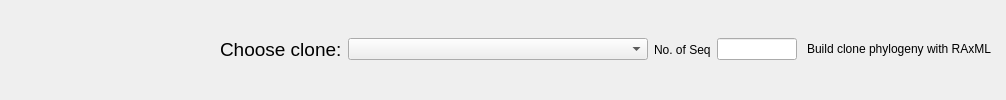
          <widget class="QWidget" name="tab_6">
           <attribute name="title">
            <string>Build Ig phylogeny for each clone</string>
           </attribute>
           <layout class="QGridLayout" name="gridLayout_40">
            <item row="0" column="2">
             <widget class="QComboBox" name="comboBoxTree">
              <property name="minimumSize">
               <size>
                <width>300</width>
                <height>0</height>
               </size>
              </property>
             </widget>
            </item>
            <item row="0" column="5">
             <widget class="QPushButton" name="toolButtonCloneRaxml">
              <property name="text">
               <string>Build clone phylogeny with RAxML</string>
              </property>
              <property name="icon">
               <iconset resource="Resources/VgenesResources.qrc">
                <normaloff>:/PNG-Icons/tree.png</normaloff>:/PNG-Icons/tree.png</iconset>
              </property>
              <property name="iconSize">
               <size>
                <width>25</width>
                <height>25</height>
               </size>
              </property>
              <property name="flat">
               <bool>true</bool>
              </property>
             </widget>
            </item>
            <item row="0" column="0">
             <spacer name="horizontalSpacer_19">
              <property name="orientation">
               <enum>Qt::Horizontal</enum>
              </property>
              <property name="sizeHint" stdset="0">
               <size>
                <width>209</width>
                <height>20</height>
               </size>
              </property>
             </spacer>
            </item>
            <item row="0" column="1">
             <widget class="QLabel" name="label_59">
              <property name="font">
               <font>
                <pointsize>14</pointsize>
               </font>
              </property>
              <property name="text">
               <string>Choose clone:</string>
              </property>
             </widget>
            </item>
            <item row="0" column="3">
             <widget class="QLabel" name="label_83">
              <property name="text">
               <string>No. of Seq</string>
              </property>
             </widget>
            </item>
            <item row="0" column="4">
             <widget class="QLineEdit" name="lineEditNumSeq">
              <property name="maximumSize">
               <size>
                <width>80</width>
                <height>16777215</height>
               </size>
              </property>
             </widget>
            </item>
           </layout>
          </widget>
